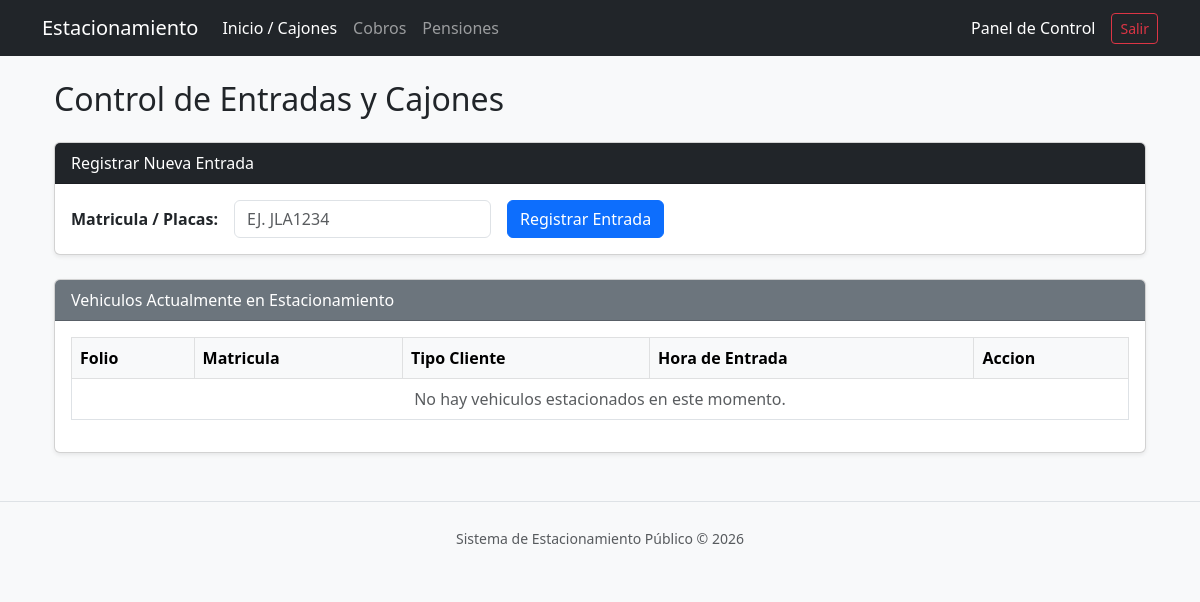
The page /modules/dashboard.php (signed in) on the database as committed earlier.
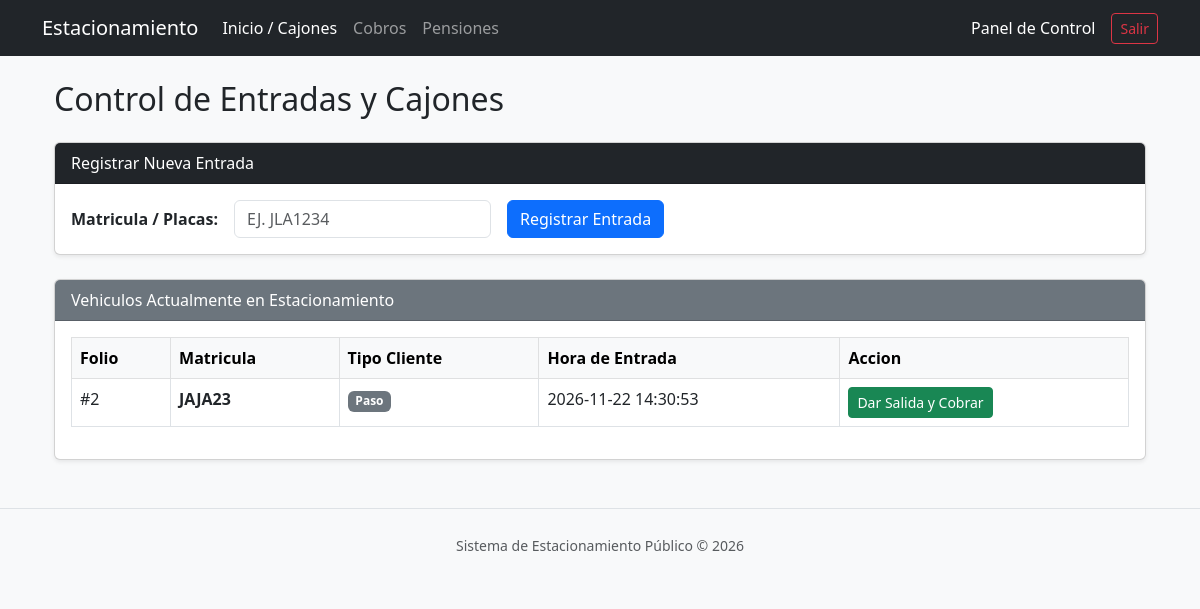
The same page on the database as committed later.
### tables this page shows
CREATE TABLE `servicios` (
  `servicio_id` int(11) NOT NULL AUTO_INCREMENT,
  `vehiculo_id` int(11) DEFAULT NULL,
  `tipo_servicio_id` int(11) DEFAULT NULL,
  `pension_id` int(11) DEFAULT NULL,
  `fecha_hora_entrada` datetime DEFAULT NULL,
  `fecha_hora_salida` datetime DEFAULT NULL,
  `usuario_entrada_id` int(11) DEFAULT NULL,
  `usuario_salida_id` int(11) DEFAULT NULL,
  PRIMARY KEY (`servicio_id`),
  KEY `vehiculo_id` (`vehiculo_id`),
  KEY `tipo_servicio_id` (`tipo_servicio_id`),
  KEY `pension_id` (`pension_id`),
  KEY `usuario_entrada_id` (`usuario_entrada_id`),
  KEY `usuario_salida_id` (`usuario_salida_id`),
  CONSTRAINT `servicios_ibfk_1` FOREIGN KEY (`vehiculo_id`) REFERENCES `vehiculos` (`vehiculo_id`),
  CONSTRAINT `servicios_ibfk_2` FOREIGN KEY (`tipo_servicio_id`) REFERENCES `tipos_servicio` (`tipo_servicio_id`),
  CONSTRAINT `servicios_ibfk_3` FOREIGN KEY (`pension_id`) REFERENCES `pensiones` (`pension_id`),
  CONSTRAINT `servicios_ibfk_4` FOREIGN KEY (`usuario_entrada_id`) REFERENCES `usuarios` (`usuario_id`),
  CONSTRAINT `servicios_ibfk_5` FOREIGN KEY (`usuario_salida_id`) REFERENCES `usuarios` (`usuario_id`)
);

CREATE TABLE `vehiculos` (
  `vehiculo_id` int(11) NOT NULL AUTO_INCREMENT,
  `matricula` varchar(7) DEFAULT NULL,
  `marca` varchar(30) DEFAULT NULL,
  `modelo` varchar(30) DEFAULT NULL,
  `color` varchar(20) DEFAULT NULL,
  `cliente_id` int(11) DEFAULT NULL,
  PRIMARY KEY (`vehiculo_id`),
  UNIQUE KEY `matricula` (`matricula`),
  KEY `cliente_id` (`cliente_id`),
  CONSTRAINT `vehiculos_ibfk_1` FOREIGN KEY (`cliente_id`) REFERENCES `clientes` (`cliente_id`)
);

### modules/dashboard.php (the view, shortened to what this page needs)
<?php
require '../config/conexion.php';
include '../includes/header.php';
$sqlActivos = "SELECT s.servicio_id, v.matricula, s.fecha_hora_entrada,
               COALESCE(tc.nombre, 'paso') AS tipo_cliente
               FROM servicios s
               INNER JOIN vehiculos v ON s.vehiculo_id = v.vehiculo_id
               LEFT JOIN clientes c ON v.cliente_id = c.cliente_id
               LEFT JOIN tipos_cliente tc ON c.tipo_cliente_id = tc.tipo_cliente_id
               WHERE s.fecha_hora_salida IS NULL
               ORDER BY s.fecha_hora_entrada DESC";
$vehiculosActivos = $pdo->query($sqlActivos)->fetchAll(PDO::FETCH_ASSOC);
?>
<div class="container mt-4">
    <h2 class="mb-4">Control de Entradas y Cajones</h2>
    <div class="card shadow-sm mb-4">
        <div class="card-header bg-dark text-white">Registrar Nueva Entrada</div>
        <div class="card-body">
            <form method="POST" class="row g-3 align-items-center">
                <div class="col-auto">
                    <label class="col-form-label fw-bold">Matricula / Placas:</label>
                </div>
                <div class="col-auto">
                    <input type="text" name="matricula" class="form-control text-uppercase" placeholder="Ej. JLA1234" maxlength="7" required>
                </div>
                <div class="col-auto">
                    <button type="submit" class="btn btn-primary">Registrar Entrada</button>
                </div>
            </form>
        </div>
    </div>
    <div class="card shadow-sm">
        <div class="card-header bg-secondary text-white">Vehiculos Actualmente en Estacionamiento</div>
        <div class="card-body">
            <table class="table table-bordered table-hover">
                <thead class="table-light">
                    <tr>
                        <th>Folio</th>
                        <th>Matricula</th>
                        <th>Tipo Cliente</th>
                        <th>Hora de Entrada</th>
                        <th>Accion</th>
                    </tr>
                </thead>
                <tbody>
                    <?php if (count($vehiculosActivos) > 0): ?>
                        <?php foreach ($vehiculosActivos as $auto): ?>
                            <tr>
                                <td>#<?= $auto['servicio_id'] ?></td>
                                <td class="fw-bold"><?= $auto['matricula'] ?></td>
                                <td>
                                    <span class="badge <?= $auto['tipo_cliente'] == 'frecuente' ? 'bg-info text-dark' : 'bg-secondary' ?>">
                                        <?= ucfirst($auto['tipo_cliente']) ?>
                                    </span>
                                </td>
                                <td><?= $auto['fecha_hora_entrada'] ?></td>
                                <td>
                                    <a href="Cobros.php?servicio_id=<?= $auto['servicio_id'] ?>" class="btn btn-success btn-sm">
                                        Dar Salida y Cobrar
                                    </a>
                                </td>
                            </tr>
                        <?php endforeach; ?>
                    <?php else: ?>
                        <tr>
                            <td colspan="5" class="text-center text-muted">No hay vehiculos estacionados en este momento.</td>
                        </tr>
                    <?php endif; ?>
                </tbody>
            </table>
        </div>
    </div>
</div>
<?php include '../includes/footer.php'; ?>

Rows that differ between the two databases and show on the page:
added servicios: servicio_id "2", vehiculo.matricula "JAJA23", tipo_cliente "Paso", fecha_hora_entrada "2026-11-22 14:30:53"
Other text that changed with them:
text no longer shown: "No hay vehiculos estacionados en este momento."
